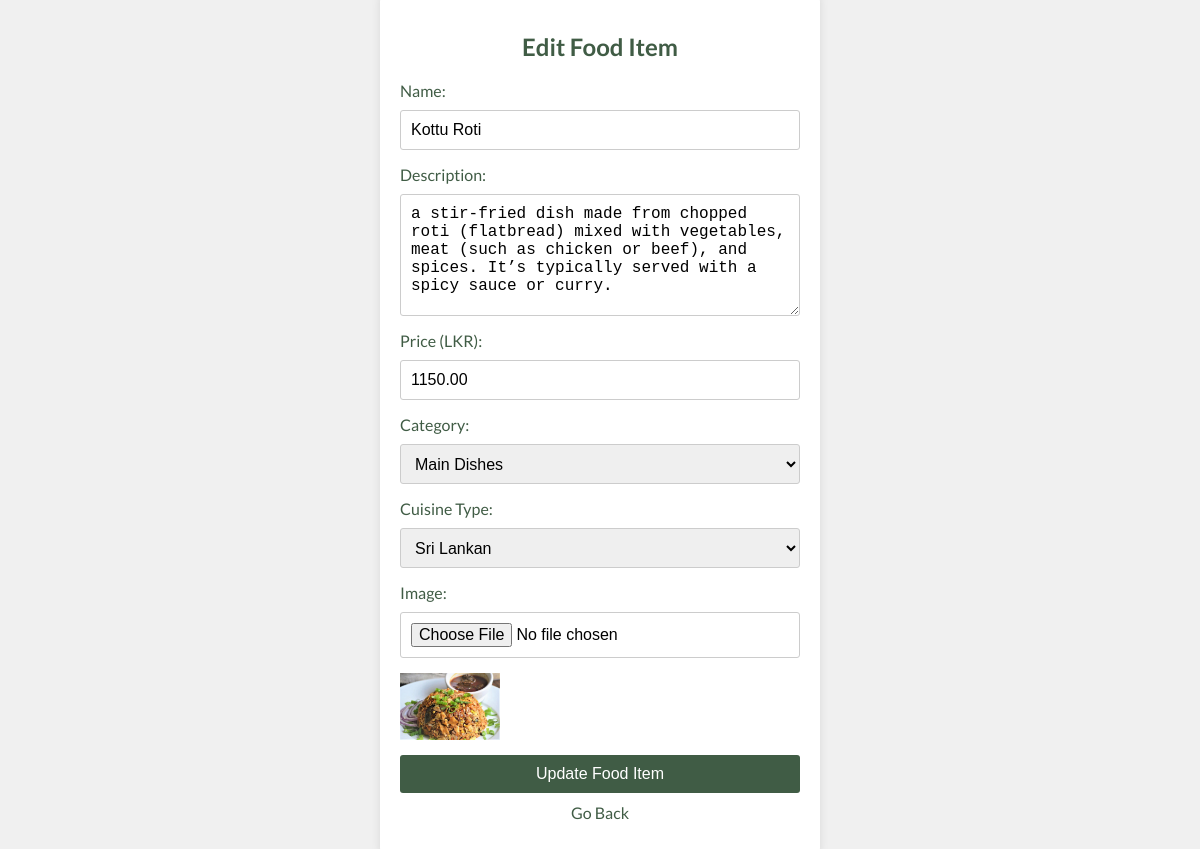
Page /Pages/update_foodmenu.php?id=1 on the committed database.
### tables this page shows
CREATE TABLE `menu` (
  `id` int(11) NOT NULL,
  `name` varchar(255) NOT NULL,
  `description` text DEFAULT NULL,
  `price` decimal(10,2) NOT NULL,
  `cousin_type` varchar(255) DEFAULT NULL,
  `category` varchar(255) DEFAULT NULL,
  `image` varchar(255) DEFAULT NULL,
  `created_at` timestamp NOT NULL DEFAULT current_timestamp()
);

### Pages/update_foodmenu.php (the view, shortened to what this page needs)
<?php
include("../Components/db.php");
if (isset($_GET['id']) && !empty($_GET['id'])) {
    $food_id = intval($_GET['id']);
    if ($food_id > 0) {
        $query = "SELECT * FROM menu WHERE id = ?";
        $stmt = mysqli_prepare($con, $query);
        mysqli_stmt_bind_param($stmt, "i", $food_id);
        mysqli_stmt_execute($stmt);
        $result = mysqli_stmt_get_result($stmt);
        if ($result && mysqli_num_rows($result) > 0) {
            $food_data = mysqli_fetch_assoc($result);
        } else {
            echo "No food item found with ID $food_id";
            exit();
        }
    } else {
        echo "Invalid food ID $food_id";
        exit();
    }
} else {
    echo "Food ID not specified.";
    exit();
}
?>
<!DOCTYPE html>
<html lang="en">
<head>
</head>
<body>
    <div class="edit-food-container">
        <h2>Edit Food Item</h2>
        <form action="<?php echo htmlspecialchars($_SERVER["PHP_SELF"]) . "?id=" . $food_data['id']; ?>" method="post"
            enctype="multipart/form-data">
            <label for="name">Name:</label>
            <input type="text" id="name" name="name" value="<?php echo htmlspecialchars($food_data['name']); ?>"
                required>
            <label for="description">Description:</label>
            <textarea id="description" name="description"
                required><?php echo htmlspecialchars($food_data['description']); ?></textarea>
            <label for="price">Price (LKR):</label>
            <input type="number" id="price" name="price" min="0" step="0.01"
                value="<?php echo htmlspecialchars($food_data['price']); ?>" required>
            <label for="category">Category:</label>
            <select id="category" name="category" required>
                <option value="Main Dishes"
                    <?php if ($food_data['category'] == 'Main Dishes') echo 'selected'; ?>>Main Dishes</option>
            </select>
            <label for="cousin_type">Cuisine Type:</label>
            <select id="cousin_type" name="cousin_type" required>
                <option value="Sri Lankan"
                    <?php if ($food_data['cousin_type'] == 'Sri Lankan') echo 'selected'; ?>>Sri Lankan</option>
            </select>
            <label for="image">Image:</label>
            <input type="file" id="image" name="image" accept="image/*">
            <img src="<?php echo htmlspecialchars($food_data['image']); ?>" alt="Current Image" width="100">
            <button type="submit">Update Food Item</button>
        </form>
        <p><a href="adminfoodmenu.php">Go Back</a></p>
    </div>
</body>
</html>

### Pages/update_foodmenu.php (style rules this page uses)
body { font-family: 'Lato', sans-serif; background-color: #f0f0f0; display: flex; justify-content: center; align-items: center; height: 100vh; margin: 0; }
.edit-food-container { width: 400px; background-color: #fff; padding: 20px; border-radius: 10px; box-shadow: 0 0 10px rgba(0, 0, 0, 0.1); margin-top: 50px; }
.edit-food-container h2 { font-weight: 600; margin-bottom: 20px; text-align: center; color: #405c45; }
.edit-food-container form { display: flex; flex-direction: column; }
.edit-food-container label { margin-bottom: 10px; color: #405c45; }
.edit-food-container input, .edit-food-container textarea { padding: 10px; margin-bottom: 15px; border: 1px solid #ccc; border-radius: 3px; font-size: 16px; }
.edit-food-container textarea { resize: vertical; min-height: 100px; }
.edit-food-container button { background-color: #405c45; color: #fff; border: none; padding: 10px 20px; cursor: pointer; border-radius: 3px; font-size: 16px; margin-top: 15px; }
.edit-food-container p { text-align: center; margin-top: 10px; }
.edit-food-container p a { color: #405c45; text-decoration: none; }
.edit-food-container select { padding: 10px; font-size: 16px; border: 1px solid #ccc; border-radius: 3px; width: 100%; height: 40px; max-width: 100%; margin-bottom: 15px; box-sizing: border-box; }
.edit-food-container select option { padding: 10px; font-size: 16px; }
.edit-food-container select option:checked { font-weight: bold; color: #405c45; }

### rows in the picture
menu: name "Kottu Roti", description "a stir-fried dish made from chopped roti (flatbread) mixed with vegetables, meat (such as chicken or beef), and spices. It’s typically served with a spicy sauce or curry.", price "1150.00", category "Main Dishes", cousin_type "Sri Lankan", image (picture)
